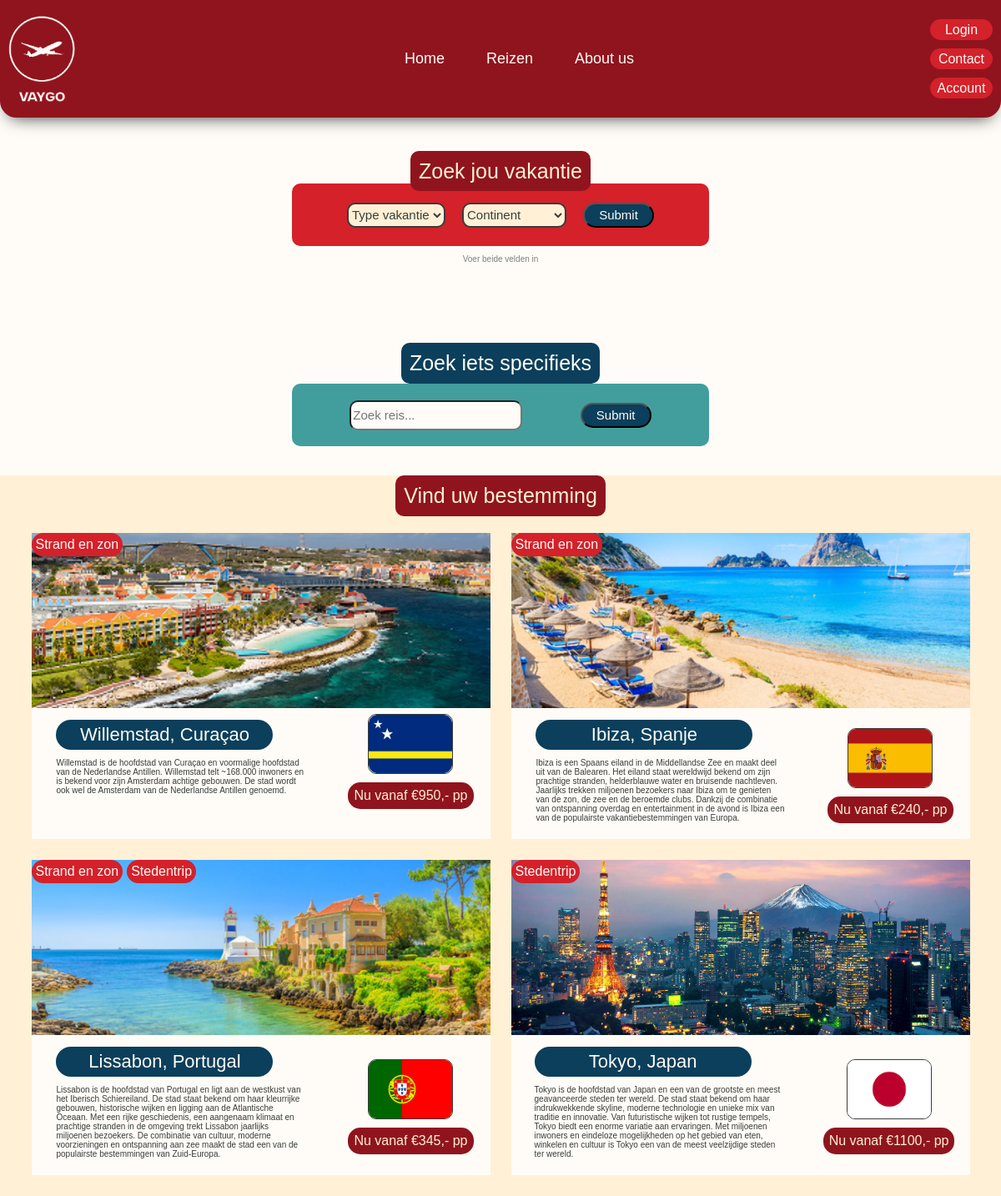
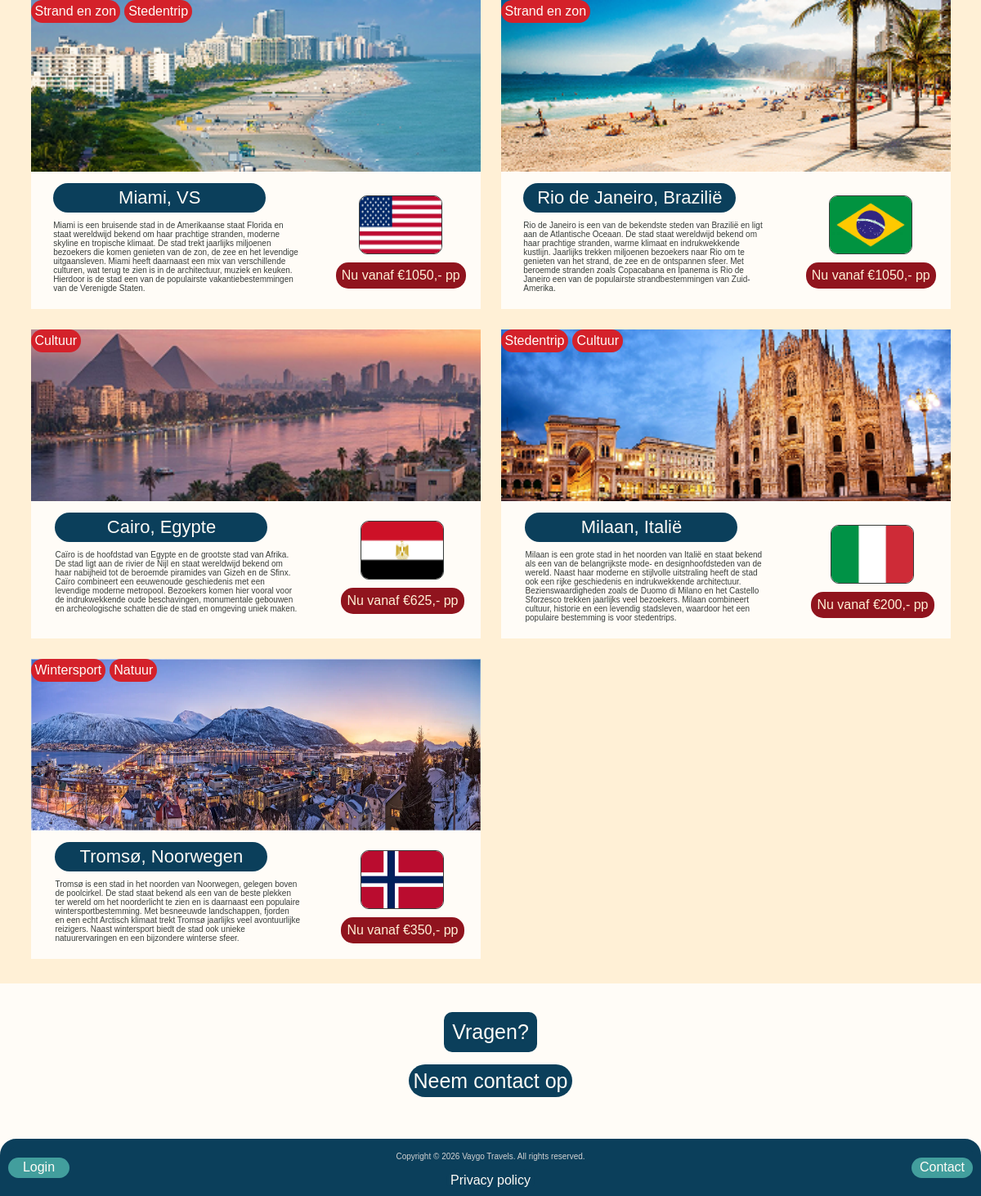
The app's page /reizen.php with its own data (2 pictures, top to bottom).
### tables this page shows
CREATE TABLE `Reizen` (
  `Reis_id` int NOT NULL,
  `Bestemming` varchar(50) NOT NULL,
  `Land` varchar(50) NOT NULL,
  `korte_beschrijving` varchar(750) NOT NULL,
  `Prijs` int NOT NULL,
  `Vlag` varchar(100) NOT NULL,
  `Continent` varchar(50) NOT NULL,
  `Strand_en_zon` tinyint(1) NOT NULL,
  `Stedentrip` tinyint(1) NOT NULL,
  `Wintersport` tinyint(1) NOT NULL,
  `Natuur` tinyint(1) NOT NULL,
  `Cultuur` tinyint(1) NOT NULL,
  `Welkom_bericht` varchar(1000) NOT NULL,
  `Historie` varchar(1000) NOT NULL,
  `Wat_te_doen` varchar(1000) NOT NULL,
  `kaart_afbeelding` varchar(100) NOT NULL
);

### includes/filterbar.php (the view, shortened to what this page needs)
<?php
    if (isset($_GET['filterbutton'])) {
        $typevacation = $_GET['typevacation'];
        $continent = $_GET['continent'];
        if ($typevacation == '' || $continent == '') {
            $sql = "SELECT * FROM Reizen";
            $statement = $pdo->prepare($sql);
            $statement->execute();
        } else {
            $sql = 'SELECT * FROM Reizen WHERE Continent = :continent AND ' . $typevacation . ' = 1' ;
            $statement = $pdo->prepare($sql);
            $statement->bindParam(":continent", $continent);
            $statement->execute();
        }
    } else if (isset($_GET['typevacation']) == '' && isset($_GET['continent']) == '') {
        $sql = "SELECT * FROM Reizen";
        $statement = $pdo->prepare($sql);
        $statement->execute();
    } else {
        $sql = "SELECT * FROM Reizen";
        $statement = $pdo->prepare($sql);
        $statement->execute();
    }
    $reizen = $statement->fetchAll();
    foreach ($reizen as $reis) {
?>
<div class="one-destination">
    <div class="image-label">
        <div class="label-box">
        <?php
        if ($reis['Strand_en_zon'] == 1) {
            echo "<div class='index-label'>Strand en zon</div>";
        }
        if ($reis['Stedentrip'] == 1) {
            echo "<div class='index-label'>Stedentrip</div>";
        }
        if ($reis['Wintersport'] == 1) {
            echo "<div class='index-label'>Wintersport</div>";
        }
        if ($reis['Natuur'] == 1) {
            echo "<div class='index-label'>Natuur</div>";
        }
        if ($reis['Cultuur'] == 1) {
            echo "<div class='index-label'>Cultuur</div>";
        }
        ?>
        </div>
        <?php echo "<img src='img/" . $reis['kaart_afbeelding'] . "' alt='Bestemming image'>" ?>
    </div>
    <div class="info-bestemming">
        <div class="text-info-bestemming">
            <div class="titel-bestemming"><?php echo $reis['Bestemming'] ?>, <?php echo $reis['Land'] ?></div>
            <p> <?php echo $reis['korte_beschrijving'] ?> </p>
        </div>
        <div class="vlag-prijs">
            <img src="img/<?php echo $reis['Vlag'] ?>" alt="vlag image">
            <a href="reisinfo.php? id=<?php echo $reis['Reis_id'] ?>">Nu vanaf €<?php echo $reis['Prijs'] ?>,- pp</a>
        </div>
    </div>
</div>
<?php } ?>

### css/style.css (style rules this page uses)
:root { --background: #FFFCF7; --sand: #FFF0D6; --dark_red: #90141E; --red: #D4212A; --dark_blue: #0B3F5B; --teal: #429E9D; --gunpowder: #383D3B; }
body { background: var(--background); margin: auto; font-family: noto-sans, sans-serif; color: var(--gunpowder); }
body a { text-decoration: none; }
.one-destination { background: var(--background); gap: 10px; }
.image-label img { width: 550px; height: 210px; position: relative; z-index: 1; }
.info-bestemming { display: flex; justify-content: space-around; align-items: center; }
.text-info-bestemming { padding: 10px; }
.text-info-bestemming p { color: var(--gunpowder); font-size: 10px; max-width: 300px; }
.titel-bestemming { background: var(--dark_blue); color: var(--background); padding: 5px; border-radius: 25px; font-size: 22px; max-width: 250px; text-align: center; }
.vlag-prijs { display: flex; justify-content: center; align-items: center; flex-direction: column; gap: 10px; }
.vlag-prijs img { width: 100px; height: 70px; border: 1px solid var(--gunpowder); border-radius: 10px; }
.vlag-prijs a { background: var(--dark_red); padding: 7px; border-radius: 15px; text-decoration: none; color: var(--sand); max-width: 150px; }
.label-box { position: absolute; z-index: 2; display: flex; gap: 5px; }
.index-label { background: var(--red); max-width: 125px; border-radius: 15px; display: flex; justify-content: center; align-items: center; gap: 20px; color: var(--background); padding: 5px; }

### records on screen
reizen: Strand_en_zon "Strand en zon", kaart_afbeelding (picture), Bestemming "Willemstad", Land "Curaçao", korte_beschrijving "Willemstad is de hoofdstad van Curaçao en voormalige hoofdstad van de Nederlandse Antillen. Willemstad telt ~168.000 inwoners en is bekend voor zijn Amsterdam achtige gebouwen. De stad wordt ook wel de Amsterdam van de Nederlandse Antillen genoemd.", Vlag (picture), Prijs "950"
reizen: Strand_en_zon "Strand en zon", kaart_afbeelding (picture), Bestemming "Ibiza", Land "Spanje", korte_beschrijving "Ibiza is een Spaans eiland in de Middellandse Zee en maakt deel uit van de Balearen. Het eiland staat wereldwijd bekend om zijn prachtige stranden, helderblauwe water en bruisende nachtleven. Jaarlijks trekken miljoenen bezoekers naar Ibiza om te genieten van de zon, de zee en de beroemde clubs. Dankzij de combinatie van ontspanning overdag en entertainment in de avond is Ibiza een van de populairste vakantiebestemmingen van Europa.", Vlag (picture), Prijs "240"
reizen: Strand_en_zon "Strand en zon", Stedentrip "Stedentrip", kaart_afbeelding (picture), Bestemming "Lissabon", Land "Portugal", korte_beschrijving "Lissabon is de hoofdstad van Portugal en ligt aan de westkust van het Iberisch Schiereiland. De stad staat bekend om haar kleurrijke gebouwen, historische wijken en ligging aan de Atlantische Oceaan. Met een rijke geschiedenis, een aangenaam klimaat en prachtige stranden in de omgeving trekt Lissabon jaarlijks miljoenen bezoekers. De combinatie van cultuur, moderne voorzieningen en ontspanning aan zee maakt de stad een van de populairste bestemmingen van Zuid-Europa.", Vlag (picture), Prijs "345"
reizen: Stedentrip "Stedentrip", kaart_afbeelding (picture), Bestemming "Tokyo", Land "Japan", korte_beschrijving "Tokyo is de hoofdstad van Japan en een van de grootste en meest geavanceerde steden ter wereld. De stad staat bekend om haar indrukwekkende skyline, moderne technologie en unieke mix van traditie en innovatie. Van futuristische wijken tot rustige tempels, Tokyo biedt een enorme variatie aan ervaringen. Met miljoenen inwoners en eindeloze mogelijkheden op het gebied van eten, winkelen en cultuur is Tokyo een van de meest veelzijdige steden ter wereld.", Vlag (picture), Prijs "1100"
reizen: Strand_en_zon "Strand en zon", Stedentrip "Stedentrip", kaart_afbeelding (picture), Bestemming "Miami", Land "VS", korte_beschrijving "Miami is een bruisende stad in de Amerikaanse staat Florida en staat wereldwijd bekend om haar prachtige stranden, moderne skyline en tropische klimaat. De stad trekt jaarlijks miljoenen bezoekers die komen genieten van de zon, de zee en het levendige uitgaansleven. Miami heeft daarnaast een mix van verschillende culturen, wat terug te zien is in de architectuur, muziek en keuken. Hierdoor is de stad een van de populairste vakantiebestemmingen van de Verenigde Staten.", Vlag (picture), Prijs "1050"
reizen: Strand_en_zon "Strand en zon", kaart_afbeelding (picture), Bestemming "Rio de Janeiro", Land "Brazilië", korte_beschrijving "Rio de Janeiro is een van de bekendste steden van Brazilië en ligt aan de Atlantische Oceaan. De stad staat wereldwijd bekend om haar prachtige stranden, warme klimaat en indrukwekkende kustlijn. Jaarlijks trekken miljoenen bezoekers naar Rio om te genieten van het strand, de zee en de ontspannen sfeer. Met beroemde stranden zoals Copacabana en Ipanema is Rio de Janeiro een van de populairste strandbestemmingen van Zuid-Amerika.", Vlag (picture), Prijs "1050"
reizen: Cultuur "Cultuur", kaart_afbeelding (picture), Bestemming "Cairo", Land "Egypte", korte_beschrijving "Caïro is de hoofdstad van Egypte en de grootste stad van Afrika. De stad ligt aan de rivier de Nijl en staat wereldwijd bekend om haar nabijheid tot de beroemde piramides van Gizeh en de Sfinx. Caïro combineert een eeuwenoude geschiedenis met een levendige moderne metropool. Bezoekers komen hier vooral voor de indrukwekkende oude beschavingen, monumentale gebouwen en archeologische schatten die de stad en omgeving uniek maken.", Vlag (picture), Prijs "625"
reizen: Stedentrip "Stedentrip", Cultuur "Cultuur", kaart_afbeelding (picture), Bestemming "Milaan", Land "Italië", korte_beschrijving "Milaan is een grote stad in het noorden van Italië en staat bekend als een van de belangrijkste mode- en designhoofdsteden van de wereld. Naast haar moderne en stijlvolle uitstraling heeft de stad ook een rijke geschiedenis en indrukwekkende architectuur. Bezienswaardigheden zoals de Duomo di Milano en het Castello Sforzesco trekken jaarlijks veel bezoekers. Milaan combineert cultuur, historie en een levendig stadsleven, waardoor het een populaire bestemming is voor stedentrips.", Vlag (picture), Prijs "200"
reizen: Wintersport "Wintersport", Natuur "Natuur", kaart_afbeelding (picture), Bestemming "Tromsø", Land "Noorwegen", korte_beschrijving "Tromsø is een stad in het noorden van Noorwegen, gelegen boven de poolcirkel. De stad staat bekend als een van de beste plekken ter wereld om het noorderlicht te zien en is daarnaast een populaire wintersportbestemming. Met besneeuwde landschappen, fjorden en een echt Arctisch klimaat trekt Tromsø jaarlijks veel avontuurlijke reizigers. Naast wintersport biedt de stad ook unieke natuurervaringen en een bijzondere winterse sfeer.", Vlag (picture), Prijs "350"
